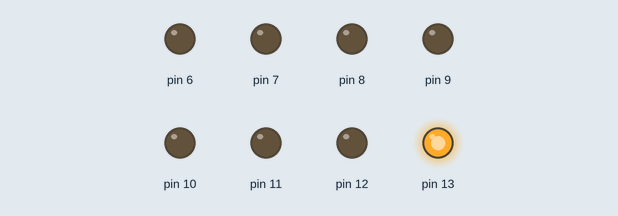
This sketch was run on a simulated Arduino Uno, built with avr-gcc and run on an emulated ATmega328P. On the bench: output pins drawn as LEDs (lit = HIGH).

Above: at 0.05 s.
At 0.65 s:
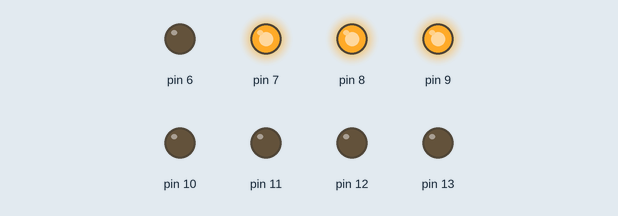
At 1.25 s:
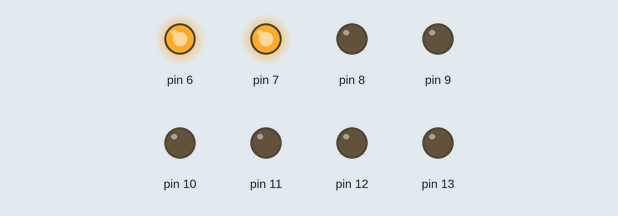
At 2.45 s:
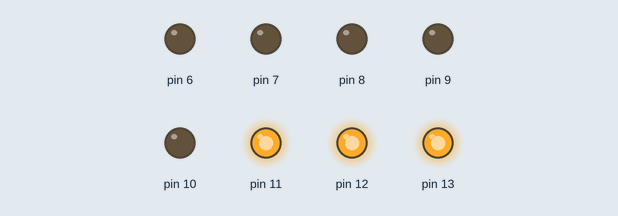
At 3.55 s:
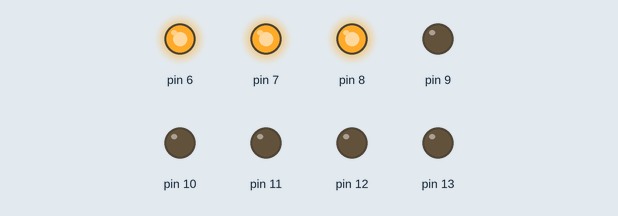
At 4.95 s:
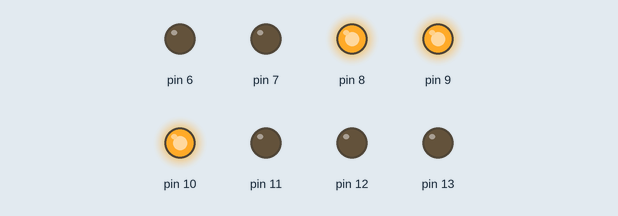
Timing chart, 0 to 5.2 s (numbered marks = the images above):
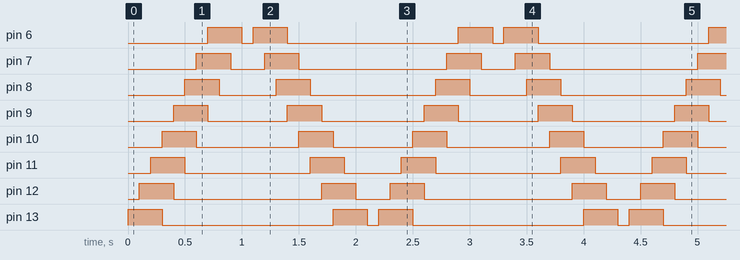

The sketch:

Opdracht2.ino
```cpp
// C++ code
//
void setup()
{
  pinMode(13, OUTPUT);
  pinMode(12, OUTPUT);
  pinMode(11, OUTPUT);
  pinMode(10, OUTPUT);
  pinMode(9, OUTPUT);
  pinMode(8, OUTPUT);
  pinMode(7, OUTPUT);
  pinMode(6, OUTPUT);
}

void loop()
{
  // Loop van links naar rechts
  digitalWrite(13, HIGH);
  delay(100); // Kleine vertraging

  digitalWrite(12, HIGH);
  delay(100); // Kleine vertraging

  digitalWrite(11, HIGH);
  delay(100); // Kleine vertraging
  digitalWrite(13, LOW);

  digitalWrite(10, HIGH);
  delay(100); // Kleine vertraging
  digitalWrite(12, LOW);

  digitalWrite(9, HIGH);
  delay(100); // Kleine vertraging
  digitalWrite(11, LOW);

  digitalWrite(8, HIGH);
  delay(100); // Kleine vertraging
  digitalWrite(10, LOW);

  digitalWrite(7, HIGH);
  delay(100); // Kleine vertraging
  digitalWrite(9, LOW);

  digitalWrite(6, HIGH);
  delay(100); // Kleine vertraging
  digitalWrite(8, LOW);

  delay(100); // Kleine vertraging
  digitalWrite(7, LOW);

  delay(100); // Kleine vertraging
  digitalWrite(6, LOW);
  delay(100); // Kleine vertraging


  // Loop van rechts naar links

  digitalWrite(6, HIGH);
  delay(100); // Kleine vertraging

  digitalWrite(7, HIGH);
  delay(100); // Kleine vertraging

  digitalWrite(8, HIGH);
  delay(100); // Kleine vertraging
  digitalWrite(6, LOW);

  digitalWrite(9, HIGH);
  delay(100); // Kleine vertraging
  digitalWrite(7, LOW);

  digitalWrite(10, HIGH);
  delay(100); // Kleine vertraging
  digitalWrite(8, LOW);

  digitalWrite(11, HIGH);
  delay(100); // Kleine vertraging
  digitalWrite(9, LOW);

  digitalWrite(12, HIGH);
  delay(100); // Kleine vertraging
  digitalWrite(10, LOW);

  digitalWrite(13, HIGH);
  delay(100); // Kleine vertraging
  digitalWrite(11, LOW);

  delay(100); // Kleine vertraging
  digitalWrite(12, LOW);

  delay(100); // Kleine vertraging
  digitalWrite(13, LOW);
  delay(100); // Kleine vertraging


}
```

Measured:
- by itself, pin 6: repeats every 2.2 s: LOW 0.10 s, HIGH 0.30 s, LOW 1.5 s, HIGH 0.30 s
- by itself, pin 7: repeats every 2.2 s: LOW 0.30 s, HIGH 0.30 s, LOW 1.3 s, HIGH 0.30 s
- by itself, pin 8: repeats every 2.2 s: LOW 0.50 s, HIGH 0.30 s, LOW 1.1 s, HIGH 0.30 s
- by itself, pin 9: repeats every 2.2 s: LOW 0.70 s, HIGH 0.30 s, LOW 0.90 s, HIGH 0.30 s
- by itself, pin 10: repeats every 2.2 s: LOW 0.90 s, HIGH 0.30 s, LOW 0.70 s, HIGH 0.30 s
- by itself, pin 11: repeats every 2.2 s: LOW 1.1 s, HIGH 0.30 s, LOW 0.50 s, HIGH 0.30 s
- by itself, pin 12: repeats every 2.2 s: LOW 1.3 s, HIGH 0.30 s, LOW 0.30 s, HIGH 0.30 s
- by itself, pin 13: repeats every 2.2 s: LOW 1.5 s, HIGH 0.30 s, LOW 0.10 s, HIGH 0.30 s
